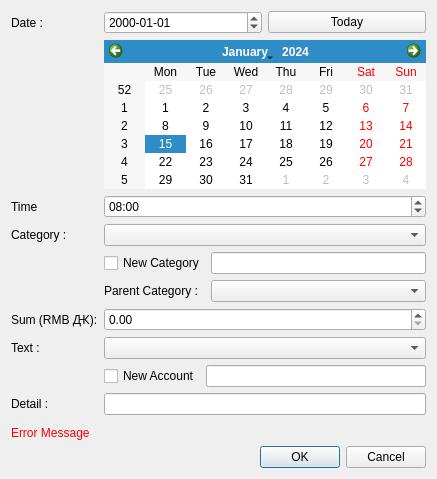
<?xml version="1.0" encoding="UTF-8"?>
<ui version="4.0">
 <class>ABTransactionDetailDialog</class>
 <widget class="QDialog" name="ABTransactionDetailDialog">
  <property name="geometry">
   <rect>
    <x>0</x>
    <y>0</y>
    <width>437</width>
    <height>479</height>
   </rect>
  </property>
  <property name="windowTitle">
   <string>Dialog</string>
  </property>
  <layout class="QGridLayout" name="gridLayout_2">
   <item row="0" column="0">
    <widget class="QLabel" name="label">
     <property name="text">
      <string>Date :</string>
     </property>
    </widget>
   </item>
   <item row="0" column="1">
    <layout class="QHBoxLayout" name="horizontalLayout">
     <item>
      <widget class="QDateEdit" name="dateEdit">
       <property name="displayFormat">
        <string>yyyy-MM-dd</string>
       </property>
      </widget>
     </item>
     <item>
      <widget class="QPushButton" name="pushButton">
       <property name="text">
        <string>Today</string>
       </property>
      </widget>
     </item>
    </layout>
   </item>
   <item row="1" column="1">
    <widget class="QCalendarWidget" name="calendarWidget"/>
   </item>
   <item row="2" column="0">
    <widget class="QLabel" name="label_2">
     <property name="text">
      <string>Time</string>
     </property>
    </widget>
   </item>
   <item row="2" column="1">
    <widget class="QTimeEdit" name="timeEdit">
     <property name="time">
      <time>
       <hour>8</hour>
       <minute>0</minute>
       <second>0</second>
      </time>
     </property>
     <property name="displayFormat">
      <string>hh:mm</string>
     </property>
    </widget>
   </item>
   <item row="3" column="0">
    <widget class="QLabel" name="label_3">
     <property name="text">
      <string>Category :</string>
     </property>
    </widget>
   </item>
   <item row="3" column="1">
    <widget class="QComboBox" name="comboBox">
     <property name="sizePolicy">
      <sizepolicy hsizetype="Expanding" vsizetype="Fixed">
       <horstretch>0</horstretch>
       <verstretch>0</verstretch>
      </sizepolicy>
     </property>
    </widget>
   </item>
   <item row="4" column="1">
    <layout class="QGridLayout" name="gridLayout">
     <item row="0" column="0">
      <widget class="QCheckBox" name="checkNewCategory">
       <property name="text">
        <string>New Category</string>
       </property>
      </widget>
     </item>
     <item row="0" column="1">
      <widget class="QLineEdit" name="lineEditNewCategory"/>
     </item>
     <item row="1" column="0">
      <widget class="QLabel" name="label_7">
       <property name="text">
        <string>Parent Category :</string>
       </property>
      </widget>
     </item>
     <item row="1" column="1">
      <widget class="QComboBox" name="comboBoxParentCategory"/>
     </item>
    </layout>
   </item>
   <item row="5" column="0">
    <widget class="QLabel" name="label_4">
     <property name="text">
      <string>Sum (RMB Ԫ):</string>
     </property>
    </widget>
   </item>
   <item row="5" column="1">
    <widget class="QDoubleSpinBox" name="doubleSpinBox">
     <property name="maximum">
      <double>99999999.989999994635582</double>
     </property>
    </widget>
   </item>
   <item row="6" column="0">
    <widget class="QLabel" name="label_5">
     <property name="text">
      <string>Text :</string>
     </property>
    </widget>
   </item>
   <item row="6" column="1">
    <widget class="QComboBox" name="comboBox_2"/>
   </item>
   <item row="7" column="1">
    <layout class="QHBoxLayout" name="horizontalLayout_3">
     <item>
      <widget class="QCheckBox" name="checkBoxNewAccount">
       <property name="text">
        <string>New Account</string>
       </property>
      </widget>
     </item>
     <item>
      <widget class="QLineEdit" name="lineEditNewAccount"/>
     </item>
    </layout>
   </item>
   <item row="8" column="0">
    <widget class="QLabel" name="label_6">
     <property name="text">
      <string>Detail :</string>
     </property>
    </widget>
   </item>
   <item row="8" column="1">
    <widget class="QLineEdit" name="lineEdit"/>
   </item>
   <item row="11" column="1">
    <widget class="QDialogButtonBox" name="buttonBox">
     <property name="orientation">
      <enum>Qt::Horizontal</enum>
     </property>
     <property name="standardButtons">
      <set>QDialogButtonBox::Cancel|QDialogButtonBox::Ok</set>
     </property>
    </widget>
   </item>
   <item row="10" column="0" colspan="2">
    <widget class="QLabel" name="labelErrorMessage">
     <property name="palette">
      <palette>
       <active>
        <colorrole role="WindowText">
         <brush brushstyle="SolidPattern">
          <color alpha="255">
           <red>255</red>
           <green>0</green>
           <blue>0</blue>
          </color>
         </brush>
        </colorrole>
       </active>
       <inactive>
        <colorrole role="WindowText">
         <brush brushstyle="SolidPattern">
          <color alpha="255">
           <red>255</red>
           <green>0</green>
           <blue>0</blue>
          </color>
         </brush>
        </colorrole>
       </inactive>
       <disabled>
        <colorrole role="WindowText">
         <brush brushstyle="SolidPattern">
          <color alpha="255">
           <red>119</red>
           <green>119</green>
           <blue>119</blue>
          </color>
         </brush>
        </colorrole>
       </disabled>
      </palette>
     </property>
     <property name="text">
      <string>Error Message</string>
     </property>
    </widget>
   </item>
   <item row="9" column="0" colspan="2">
    <spacer name="verticalSpacer">
     <property name="orientation">
      <enum>Qt::Vertical</enum>
     </property>
     <property name="sizeHint" stdset="0">
      <size>
       <width>20</width>
       <height>40</height>
      </size>
     </property>
    </spacer>
   </item>
  </layout>
 </widget>
 <tabstops>
  <tabstop>calendarWidget</tabstop>
  <tabstop>dateEdit</tabstop>
  <tabstop>pushButton</tabstop>
  <tabstop>timeEdit</tabstop>
  <tabstop>comboBox</tabstop>
  <tabstop>doubleSpinBox</tabstop>
  <tabstop>comboBox_2</tabstop>
  <tabstop>lineEdit</tabstop>
  <tabstop>buttonBox</tabstop>
 </tabstops>
 <resources/>
 <connections>
  <connection>
   <sender>buttonBox</sender>
   <signal>accepted()</signal>
   <receiver>ABTransactionDetailDialog</receiver>
   <slot>accept()</slot>
   <hints>
    <hint type="sourcelabel">
     <x>460</x>
     <y>493</y>
    </hint>
    <hint type="destinationlabel">
     <x>157</x>
     <y>274</y>
    </hint>
   </hints>
  </connection>
  <connection>
   <sender>buttonBox</sender>
   <signal>rejected()</signal>
   <receiver>ABTransactionDetailDialog</receiver>
   <slot>reject()</slot>
   <hints>
    <hint type="sourcelabel">
     <x>460</x>
     <y>493</y>
    </hint>
    <hint type="destinationlabel">
     <x>286</x>
     <y>274</y>
    </hint>
   </hints>
  </connection>
  <connection>
   <sender>dateEdit</sender>
   <signal>dateChanged(QDate)</signal>
   <receiver>calendarWidget</receiver>
   <slot>setSelectedDate(QDate)</slot>
   <hints>
    <hint type="sourcelabel">
     <x>193</x>
     <y>26</y>
    </hint>
    <hint type="destinationlabel">
     <x>192</x>
     <y>46</y>
    </hint>
   </hints>
  </connection>
  <connection>
   <sender>calendarWidget</sender>
   <signal>clicked(QDate)</signal>
   <receiver>dateEdit</receiver>
   <slot>setDate(QDate)</slot>
   <hints>
    <hint type="sourcelabel">
     <x>225</x>
     <y>92</y>
    </hint>
    <hint type="destinationlabel">
     <x>213</x>
     <y>33</y>
    </hint>
   </hints>
  </connection>
  <connection>
   <sender>checkBoxNewAccount</sender>
   <signal>toggled(bool)</signal>
   <receiver>lineEditNewAccount</receiver>
   <slot>setVisible(bool)</slot>
   <hints>
    <hint type="sourcelabel">
     <x>218</x>
     <y>421</y>
    </hint>
    <hint type="destinationlabel">
     <x>460</x>
     <y>422</y>
    </hint>
   </hints>
  </connection>
  <connection>
   <sender>checkBoxNewAccount</sender>
   <signal>toggled(bool)</signal>
   <receiver>comboBox_2</receiver>
   <slot>setDisabled(bool)</slot>
   <hints>
    <hint type="sourcelabel">
     <x>205</x>
     <y>421</y>
    </hint>
    <hint type="destinationlabel">
     <x>213</x>
     <y>390</y>
    </hint>
   </hints>
  </connection>
  <connection>
   <sender>checkNewCategory</sender>
   <signal>toggled(bool)</signal>
   <receiver>comboBoxParentCategory</receiver>
   <slot>setVisible(bool)</slot>
   <hints>
    <hint type="sourcelabel">
     <x>185</x>
     <y>291</y>
    </hint>
    <hint type="destinationlabel">
     <x>252</x>
     <y>320</y>
    </hint>
   </hints>
  </connection>
  <connection>
   <sender>checkNewCategory</sender>
   <signal>toggled(bool)</signal>
   <receiver>label_7</receiver>
   <slot>setVisible(bool)</slot>
   <hints>
    <hint type="sourcelabel">
     <x>136</x>
     <y>297</y>
    </hint>
    <hint type="destinationlabel">
     <x>138</x>
     <y>313</y>
    </hint>
   </hints>
  </connection>
  <connection>
   <sender>checkNewCategory</sender>
   <signal>toggled(bool)</signal>
   <receiver>lineEditNewCategory</receiver>
   <slot>setVisible(bool)</slot>
   <hints>
    <hint type="sourcelabel">
     <x>201</x>
     <y>290</y>
    </hint>
    <hint type="destinationlabel">
     <x>248</x>
     <y>290</y>
    </hint>
   </hints>
  </connection>
  <connection>
   <sender>checkNewCategory</sender>
   <signal>toggled(bool)</signal>
   <receiver>comboBox</receiver>
   <slot>setDisabled(bool)</slot>
   <hints>
    <hint type="sourcelabel">
     <x>123</x>
     <y>290</y>
    </hint>
    <hint type="destinationlabel">
     <x>119</x>
     <y>269</y>
    </hint>
   </hints>
  </connection>
 </connections>
</ui>
